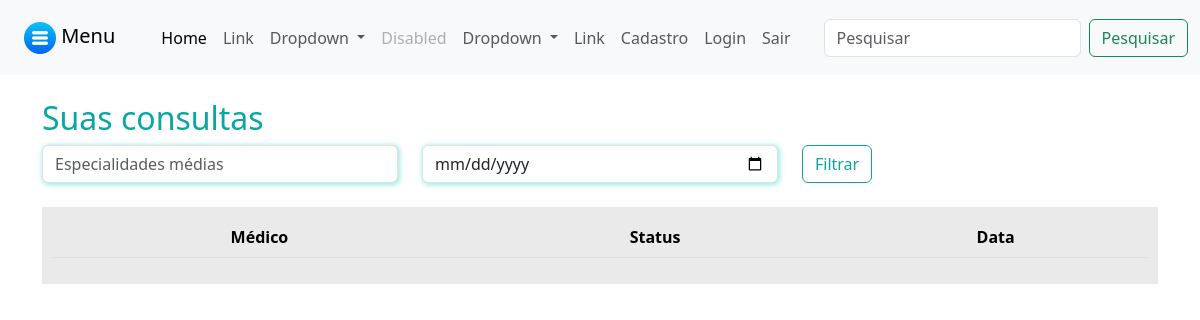
The app's page /pacientes/minhas_consultas/ (signed in), older data.
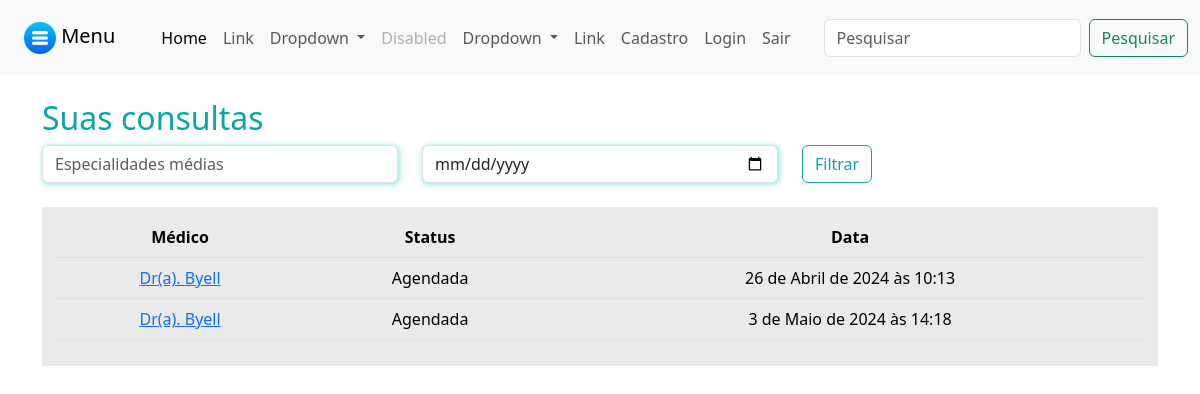
The same page, newer data.
### pacientes/models.py (models this page shows, shortened)
class Consulta(models.Model):
    status_choices = (
        ('A', 'Agendada'),
        ('F', 'Finalizada'),
        ('C', 'Cancelada'),
        ('I', 'Iniciada'),
    )
    paciente = models.ForeignKey(User, on_delete=models.DO_NOTHING)
    data_aberta = models.ForeignKey(DatasAbertas, on_delete=models.DO_NOTHING)
    status = models.CharField(max_length=1, choices=status_choices, default='A')
    link = models.URLField(null=True, blank=True)

### medicos/models.py (models this page shows, shortened)
class DatasAbertas(models.Model):
    data = models.DateTimeField()
    user = models.ForeignKey(User, on_delete=models.DO_NOTHING)
    agendado = models.BooleanField(default=False)

### pacientes/views.py (the view)
# urls.py: path('minhas_consultas/', views.minhas_consultas, name="minhas_consultas"),
@login_required
def minhas_consultas(request):
    if request.method == "GET":
        minhas_consultas = Consulta.objects.filter(paciente=request.user).filter(data_aberta__data__gte=datetime.now())
        return render(request, 'minhas_consultas.html', {'minhas_consultas': minhas_consultas})

### pacientes/templates/minhas_consultas.html
{% extends "base.html" %}
{% load static %}
{% block 'head' %}
    <link rel="stylesheet" href="{% static 'medicos/css/abrir_horario.css' %}">
    <link rel="stylesheet" href="{% static 'usuarios/css/usuarios.css' %}">
    <link rel="stylesheet" href="{% static 'medicos/css/cadastro_medico.css' %}">
    <link rel="stylesheet" href="{% static 'pacientes/css/home.css' %}">
    <link rel="stylesheet" href="https://cdn.jsdelivr.net/npm/bootstrap-icons@1.11.3/font/bootstrap-icons.min.css">
{% endblock 'head' %}
{% block 'body' %}
    <div class="container">
        <br>
        <h2><span class="color-dark">Suas consultas</span></h2>
        <div class="row">
            <div class="col-md">
                <input type="text" name="especialidades" id="" class="form-control shadow-main-color" placeholder="Especialidades médias">
            </div>
            <div class="col-md">
                <input type="date" name="data" id="" class="form-control shadow-main-color" placeholder="Data da consulta">
            </div>
            <div class="col-md">
                <input type="submit" value="Filtrar" class="btn btn-dark-color-outline">
            </div>
        </div>
        <br>
        <div class="list-minhas-consultas">
            <table class="table">
                <thead>
                    <tr>
                        <th scope="col">Médico</th>
                        <th scope="col">Status</th>
                        <th scope="col">Data</th>
                    </tr>
                </thead>
                <tbody>
                    {% for consulta in minhas_consultas  %}
                    <tr>
                        <td><a href="#">Dr(a). {{consulta.data_aberta.user}}</a></td>
                        <td>{{consulta.get_status_display}}</td>
                        <td>{{consulta.data_aberta.data}}</td>
                    </tr>
                {% endfor %}
                </tbody>
            </table>
        </div>
    </div>
{% endblock 'body' %}

Row changes from the older to the newer data that the page shows:
added Consulta: data_aberta.user "Byell", status "Agendada", data_aberta.data "26 de Abril de 2024 às 10:13"
added Consulta: data_aberta.user "Byell", status "Agendada", data_aberta.data "3 de Maio de 2024 às 14:18"
